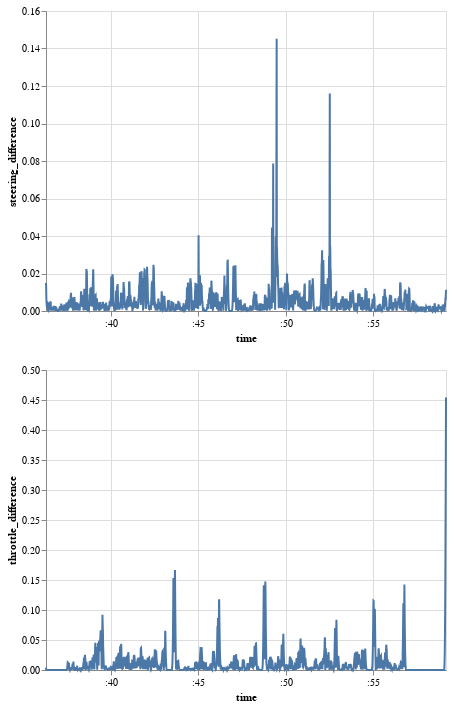

The code cell stored with this chart in its notebook:
### Code cell
run.laps[2].steering.difference_chart() & run.laps[2].throttle.difference_chart()

### Figure 1 — Vega-Lite specification as saved in the notebook (floating-point values rounded to 4 significant figures; data arrays with more than 128 entries replaced by an {"elided": "..."} marker saying what was removed)
{"config": {"view": {"continuousWidth": 400, "continuousHeight": 300}}, "vconcat": [{"data": {"name": "data-29c7b2b633efcf0356dfb67802328fe6"}, "mark": "line", "encoding": {"x": {"field": "time", "type": "temporal"}, "y": {"field": "steering_difference", "type": "quantitative"}}}, {"data": {"name": "data-fe240bcba93628816d9e52ec6543b320"}, "mark": "line", "encoding": {"x": {"field": "time", "type": "temporal"}, "y": {"field": "throttle_difference", "type": "quantitative"}}}], "$schema": "https://vega.github.io/schema/vega-lite/v4.17.0.json", "datasets": {"data-29c7b2b633efcf0356dfb67802328fe6": {"elided": "2290 records"}, "data-fe240bcba93628816d9e52ec6543b320": {"elided": "2290 records"}}}
